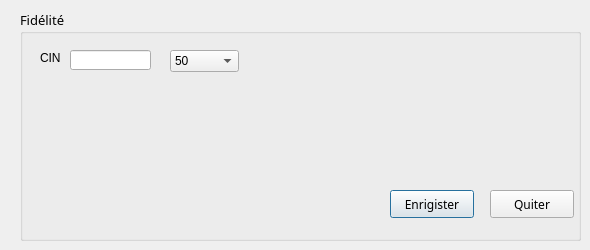
      <widget class="QWidget" name="tab_9">
       <attribute name="title">
        <string>Carte fidélité</string>
       </attribute>
       <widget class="QGroupBox" name="groupBox_8">
        <property name="geometry">
         <rect>
          <x>20</x>
          <y>10</y>
          <width>561</width>
          <height>231</height>
         </rect>
        </property>
        <property name="font">
         <font>
          <family>MS Reference Sans Serif</family>
          <pointsize>10</pointsize>
          <weight>50</weight>
          <bold>false</bold>
         </font>
        </property>
        <property name="styleSheet">
         <string notr="true">QTextEdit, QListView {
    background-color: white;
    background-image: url(draft.png);
    background-attachment: fixed;
}</string>
        </property>
        <property name="title">
         <string>Fidélité</string>
        </property>
        <widget class="QPushButton" name="enregister_fidele">
         <property name="geometry">
          <rect>
           <x>370</x>
           <y>180</y>
           <width>84</width>
           <height>28</height>
          </rect>
         </property>
         <property name="font">
          <font>
           <family>MS Reference Sans Serif</family>
          </font>
         </property>
         <property name="focusPolicy">
          <enum>Qt::StrongFocus</enum>
         </property>
         <property name="styleSheet">
          <string notr="true">QPushButton::hover
{
	background-color: qlineargradient(spread:pad, x1:0, y1:0.511, x2:1, y2:0.511, stop:0 rgba(0, 207, 179, 255),stop:1 rgb(108, 135, 255));

}</string>
         </property>
         <property name="text">
          <string>Enrigister</string>
         </property>
         <property name="default">
          <bool>true</bool>
         </property>
        </widget>
        <widget class="QPushButton" name="pushButton_AjoutProdui_6">
         <property name="geometry">
          <rect>
           <x>470</x>
           <y>180</y>
           <width>84</width>
           <height>28</height>
          </rect>
         </property>
         <property name="font">
          <font>
           <family>MS Reference Sans Serif</family>
          </font>
         </property>
         <property name="contextMenuPolicy">
          <enum>Qt::NoContextMenu</enum>
         </property>
         <property name="styleSheet">
          <string notr="true">QPushButton::hover
{
	background-color: qlineargradient(spread:pad, x1:0, y1:0.511, x2:1, y2:0.511, stop:0 rgba(0, 207, 179, 255),stop:1 rgb(108, 135, 255));

}</string>
         </property>
         <property name="text">
          <string>Quiter</string>
         </property>
         <property name="autoDefault">
          <bool>false</bool>
         </property>
         <property name="default">
          <bool>false</bool>
         </property>
         <property name="flat">
          <bool>false</bool>
         </property>
        </widget>
        <widget class="QComboBox" name="comboBox_fidele">
         <property name="geometry">
          <rect>
           <x>150</x>
           <y>40</y>
           <width>69</width>
           <height>22</height>
          </rect>
         </property>
         <item>
          <property name="text">
           <string>50</string>
          </property>
         </item>
         <item>
          <property name="text">
           <string>100</string>
          </property>
         </item>
         <item>
          <property name="text">
           <string>200</string>
          </property>
         </item>
         <item>
          <property name="text">
           <string>300</string>
          </property>
         </item>
         <item>
          <property name="text">
           <string>400</string>
          </property>
         </item>
         <item>
          <property name="text">
           <string>500</string>
          </property>
         </item>
         <item>
          <property name="text">
           <string/>
          </property>
         </item>
        </widget>
        <widget class="QLabel" name="label_44">
         <property name="geometry">
          <rect>
           <x>20</x>
           <y>40</y>
           <width>21</width>
           <height>16</height>
          </rect>
         </property>
         <property name="text">
          <string>CIN</string>
         </property>
        </widget>
        <widget class="QLineEdit" name="cin_fidele">
         <property name="geometry">
          <rect>
           <x>50</x>
           <y>40</y>
           <width>81</width>
           <height>20</height>
          </rect>
         </property>
        </widget>
       </widget>
      </widget>
